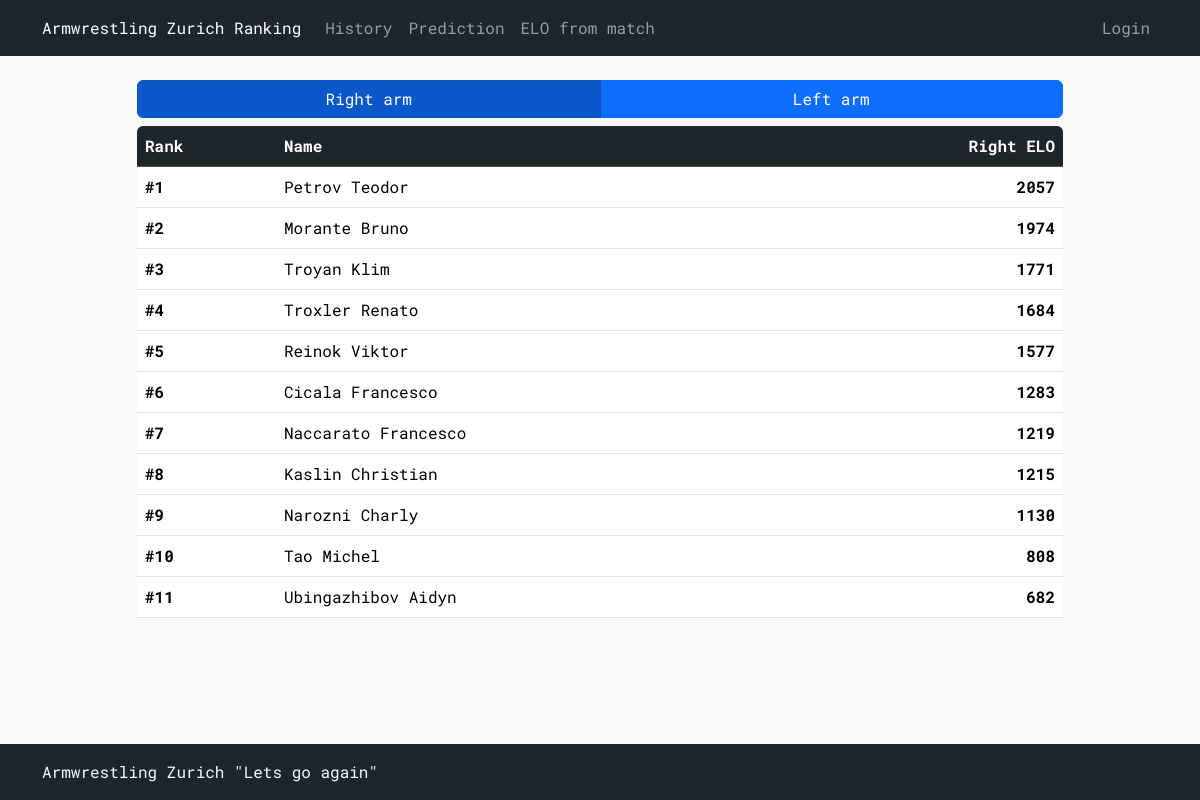
The page / on the database its author committed.
### tables this page shows
CREATE TABLE armwrestlers (
    name TEXT PRIMARY KEY,
    right_elo INTEGER NOT NULL,
    left_elo INTEGER NOT NULL
);

### armelo_app.py (the view)
@app.route("/")
@app.route("/<arm>")
def ranking(arm='right'):
    order_by = 'right_elo' if arm == 'right' else 'left_elo'
    armwrestlers = db_execute(f'SELECT DENSE_RANK() OVER (ORDER BY {order_by} DESC) AS rank, name, {order_by} FROM armwrestlers')
    username = session.get('username')
    return render_template('ranking.html', armwrestlers=armwrestlers, username=username, arm=arm)

### armelo_app.py (called while the page is built)
def get_db():
    db = getattr(g, '_database', None)
    if db is None:
        db = g._database = sqlite3.connect(DATABASE)
    return db

def db_execute(query, *args):
    db = get_db()
    cur = db.cursor()
    cur.execute(query, args)
    if query.strip().upper().startswith("SELECT"):
        rv = cur.fetchall()
        cur.close()
        return rv
    else:
        db.commit()
        cur.close()

@app.context_processor
def inject_user():
    username = session.get('username')
    return dict(username=username)

### templates/ranking.html (shortened to what this page needs)
{% extends "layout.html" %}
{% block content %}
<div class="btn-group btn-group-toggle mb-2 w-100" data-toggle="buttons">
    <a href="{{ url_for('ranking', arm='right') }}"
       class="btn btn-primary w-50 {{ 'active' if arm == 'right' else '' }}" role="button" aria-pressed="{{ 'true' if arm == 'right' else 'false' }}">Right arm</a>
    <a href="{{ url_for('ranking', arm='left') }}"
       class="btn btn-primary w-50 {{ 'active' if arm == 'left' else '' }}" role="button" aria-pressed="{{ 'true' if arm == 'left' else 'false' }}">Left arm</a>
</div>
<div class="table-responsive rounded">
    <table class="table">
        <thead class="table-dark">
            <tr>
                <th style="width: 15%;">Rank</th>
                <th style="width: 30%;">Name</th>
                <th class="text-end">{{ "Right ELO" if arm == 'right' else "Left ELO" }}</th>
            </tr>
        </thead>
        <tbody>
            {% for armwrestler in armwrestlers %}
            <tr>
                <td><strong>#{{ armwrestler[0] }}</strong></td>
                <td>{{ armwrestler[1] }}</td>
                <td class="text-end"><strong>{{ armwrestler[2] }}</strong></td>
            </tr>
            {% endfor %}
        </tbody>
    </table>
</div>
{% endblock %}

### templates/layout.html (shortened to what this page needs)
<!doctype html>
<html lang="en">
    <head>
        <link href="https://cdn.jsdelivr.net/npm/bootstrap@5.3.2/dist/css/bootstrap.min.css" rel="stylesheet">
        <link href="/static/styles.css" rel="stylesheet">
    </head>
    <body class="bg-light">
        <nav class="navbar navbar-expand-lg navbar-dark bg-dark">
            <div class="container-md">
                <a class="navbar-brand fs-6" href="{{ url_for('ranking') }}">Armwrestling Zurich Ranking</a>
                <div class="collapse navbar-collapse" id="navbarNavAltMarkup">
                    <div class="navbar-nav">
                            <a class="nav-link" href="{{ url_for('history') }}">History</a>
                            <a class="nav-link" href="{{ url_for('prediction') }}">Prediction</a>
                            <a class="nav-link" href="{{ url_for('elo_from_match') }}">ELO from match</a>
                    </div>
                    <div class="navbar-nav ms-auto">
                        {% if username %}
                            <a class="nav-link disabled">{{ username }}</a>
                            <a class="nav-link" href="{{ url_for('logout') }}">Logout</a>
                        {% else %}
                            <a class="nav-link" href="{{ url_for('login') }}">Login</a>
                        {% endif %}
                    </div>
                </div>
            </div>
        </nav>
        <div class="container-sm">
            <div class="row justify-content-center my-4">
                <div class="col-sm-10">
                    {% block content %}{% endblock %}
                </div>
            </div>
        </div>
        <footer class="footer mt-auto py-3 bg-dark">
            <div class="container-md">
                <span class="text-light">Armwrestling Zurich "Lets go again"</span>
            </div>
        </footer>
    </body>
</html>

### static/styles.css (style rules this page uses)
* { font-family: 'Roboto Mono', monospace; }
html, body { height: 100%; scrollbar-width: none; -ms-overflow-style: none; }
body { display: flex; flex-direction: column; }

### rows shown on the page
armwrestlers: armwrestler "1", name "Petrov Teodor", right_elo "2057"
armwrestlers: armwrestler "2", name "Morante Bruno", right_elo "1974"
armwrestlers: armwrestler "3", name "Troyan Klim", right_elo "1771"
armwrestlers: armwrestler "4", name "Troxler Renato", right_elo "1684"
armwrestlers: armwrestler "5", name "Reinok Viktor", right_elo "1577"
armwrestlers: armwrestler "6", name "Cicala Francesco", right_elo "1283"
armwrestlers: armwrestler "7", name "Naccarato Francesco", right_elo "1219"
armwrestlers: armwrestler "8", name "Kaslin Christian", right_elo "1215"
armwrestlers: armwrestler "9", name "Narozni Charly", right_elo "1130"
armwrestlers: armwrestler "10", name "Tao Michel", right_elo "808"
armwrestlers: armwrestler "11", name "Ubingazhibov Aidyn", right_elo "682"

### other values the page prints
{{ "Right ELO" if arm == 'right' else "Left ELO" }} "Right ELO"
